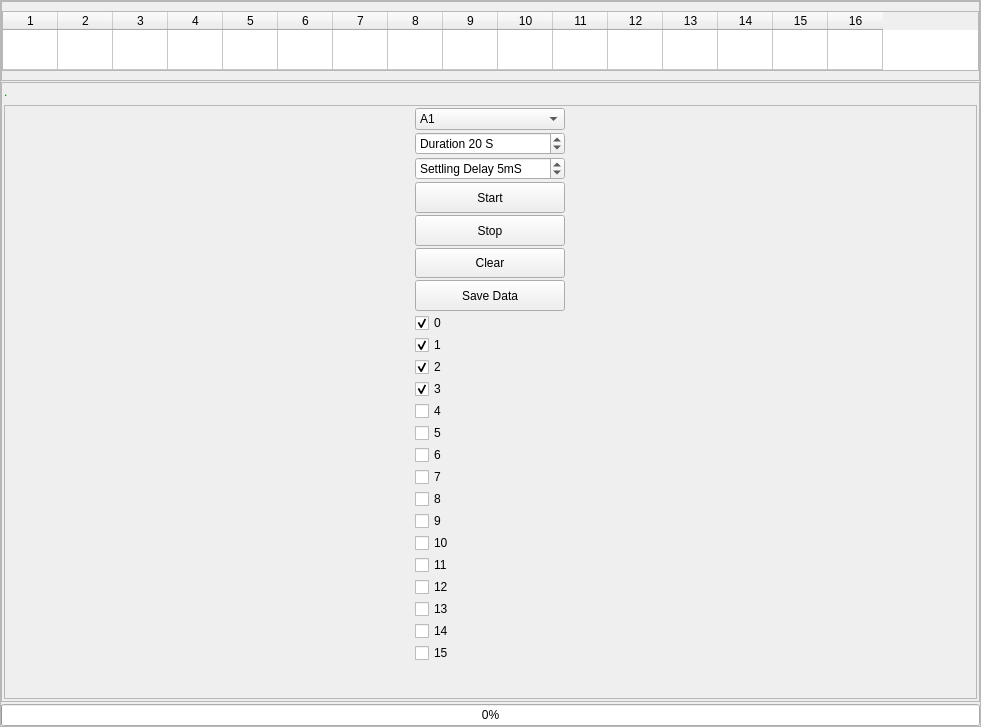
<?xml version="1.0" encoding="UTF-8"?>
<ui version="4.0">
 <class>Form</class>
 <widget class="QWidget" name="Form">
  <property name="geometry">
   <rect>
    <x>0</x>
    <y>0</y>
    <width>981</width>
    <height>727</height>
   </rect>
  </property>
  <property name="windowTitle">
   <string>Form</string>
  </property>
  <layout class="QVBoxLayout" name="verticalLayout">
   <property name="spacing">
    <number>0</number>
   </property>
   <property name="leftMargin">
    <number>0</number>
   </property>
   <property name="topMargin">
    <number>0</number>
   </property>
   <property name="rightMargin">
    <number>0</number>
   </property>
   <property name="bottomMargin">
    <number>0</number>
   </property>
   <item>
    <widget class="QFrame" name="widgetFrameOuter">
     <property name="sizePolicy">
      <sizepolicy hsizetype="Preferred" vsizetype="Preferred">
       <horstretch>0</horstretch>
       <verstretch>0</verstretch>
      </sizepolicy>
     </property>
     <property name="styleSheet">
      <string notr="true"/>
     </property>
     <property name="frameShape">
      <enum>QFrame::StyledPanel</enum>
     </property>
     <property name="frameShadow">
      <enum>QFrame::Raised</enum>
     </property>
     <property name="class" stdset="0">
      <string>PeripheralCollection</string>
     </property>
     <layout class="QVBoxLayout" name="verticalLayout_4">
      <property name="spacing">
       <number>2</number>
      </property>
      <property name="leftMargin">
       <number>0</number>
      </property>
      <property name="topMargin">
       <number>0</number>
      </property>
      <property name="rightMargin">
       <number>0</number>
      </property>
      <property name="bottomMargin">
       <number>0</number>
      </property>
      <item>
       <widget class="QFrame" name="frame_4">
        <layout class="QVBoxLayout" name="verticalLayout_5">
         <property name="spacing">
          <number>1</number>
         </property>
         <property name="leftMargin">
          <number>0</number>
         </property>
         <property name="topMargin">
          <number>0</number>
         </property>
         <property name="rightMargin">
          <number>0</number>
         </property>
         <property name="bottomMargin">
          <number>0</number>
         </property>
         <item>
          <widget class="QFrame" name="frame_5">
           <property name="sizePolicy">
            <sizepolicy hsizetype="Preferred" vsizetype="Maximum">
             <horstretch>0</horstretch>
             <verstretch>0</verstretch>
            </sizepolicy>
           </property>
           <property name="minimumSize">
            <size>
             <width>0</width>
             <height>80</height>
            </size>
           </property>
           <property name="frameShape">
            <enum>QFrame::StyledPanel</enum>
           </property>
           <property name="frameShadow">
            <enum>QFrame::Raised</enum>
           </property>
           <property name="class" stdset="0">
            <string>PeripheralCollectionInner</string>
           </property>
           <layout class="QHBoxLayout" name="horizontalLayout">
            <property name="spacing">
             <number>3</number>
            </property>
            <property name="leftMargin">
             <number>0</number>
            </property>
            <property name="topMargin">
             <number>0</number>
            </property>
            <property name="rightMargin">
             <number>0</number>
            </property>
            <property name="bottomMargin">
             <number>0</number>
            </property>
            <item>
             <widget class="QTableWidget" name="valueTable">
              <property name="maximumSize">
               <size>
                <width>16777215</width>
                <height>60</height>
               </size>
              </property>
              <property name="sizeAdjustPolicy">
               <enum>QAbstractScrollArea::AdjustIgnored</enum>
              </property>
              <property name="selectionMode">
               <enum>QAbstractItemView::NoSelection</enum>
              </property>
              <property name="selectionBehavior">
               <enum>QAbstractItemView::SelectRows</enum>
              </property>
              <property name="rowCount">
               <number>1</number>
              </property>
              <property name="columnCount">
               <number>16</number>
              </property>
              <attribute name="horizontalHeaderMinimumSectionSize">
               <number>55</number>
              </attribute>
              <attribute name="horizontalHeaderDefaultSectionSize">
               <number>55</number>
              </attribute>
              <attribute name="horizontalHeaderHighlightSections">
               <bool>true</bool>
              </attribute>
              <attribute name="horizontalHeaderStretchLastSection">
               <bool>false</bool>
              </attribute>
              <attribute name="verticalHeaderVisible">
               <bool>false</bool>
              </attribute>
              <attribute name="verticalHeaderStretchLastSection">
               <bool>true</bool>
              </attribute>
              <row/>
              <column/>
              <column/>
              <column/>
              <column/>
              <column/>
              <column/>
              <column/>
              <column/>
              <column/>
              <column/>
              <column/>
              <column/>
              <column/>
              <column/>
              <column/>
              <column/>
             </widget>
            </item>
           </layout>
          </widget>
         </item>
         <item>
          <widget class="QFrame" name="frame_6">
           <property name="sizePolicy">
            <sizepolicy hsizetype="Preferred" vsizetype="MinimumExpanding">
             <horstretch>0</horstretch>
             <verstretch>0</verstretch>
            </sizepolicy>
           </property>
           <property name="minimumSize">
            <size>
             <width>0</width>
             <height>50</height>
            </size>
           </property>
           <property name="frameShape">
            <enum>QFrame::StyledPanel</enum>
           </property>
           <property name="frameShadow">
            <enum>QFrame::Raised</enum>
           </property>
           <property name="class" stdset="0">
            <string>PeripheralCollectionInner</string>
           </property>
           <layout class="QGridLayout" name="gridLayout_5">
            <property name="leftMargin">
             <number>2</number>
            </property>
            <property name="topMargin">
             <number>2</number>
            </property>
            <property name="rightMargin">
             <number>2</number>
            </property>
            <property name="bottomMargin">
             <number>2</number>
            </property>
            <property name="horizontalSpacing">
             <number>2</number>
            </property>
            <item row="1" column="0" rowspan="3">
             <widget class="QScrollArea" name="scrollArea">
              <property name="sizePolicy">
               <sizepolicy hsizetype="Expanding" vsizetype="MinimumExpanding">
                <horstretch>0</horstretch>
                <verstretch>0</verstretch>
               </sizepolicy>
              </property>
              <property name="widgetResizable">
               <bool>true</bool>
              </property>
              <widget class="QWidget" name="scrollAreaWidgetContents">
               <property name="geometry">
                <rect>
                 <x>0</x>
                 <y>0</y>
                 <width>957</width>
                 <height>593</height>
                </rect>
               </property>
               <layout class="QGridLayout" name="gridLayout_6">
                <property name="leftMargin">
                 <number>2</number>
                </property>
                <property name="topMargin">
                 <number>2</number>
                </property>
                <property name="rightMargin">
                 <number>2</number>
                </property>
                <property name="bottomMargin">
                 <number>2</number>
                </property>
                <property name="spacing">
                 <number>2</number>
                </property>
                <item row="17" column="0">
                 <widget class="QCheckBox" name="checkBox_10">
                  <property name="text">
                   <string>10</string>
                  </property>
                 </widget>
                </item>
                <item row="5" column="0">
                 <widget class="QPushButton" name="pushButton_7">
                  <property name="sizePolicy">
                   <sizepolicy hsizetype="Maximum" vsizetype="Minimum">
                    <horstretch>0</horstretch>
                    <verstretch>0</verstretch>
                   </sizepolicy>
                  </property>
                  <property name="minimumSize">
                   <size>
                    <width>150</width>
                    <height>25</height>
                   </size>
                  </property>
                  <property name="text">
                   <string>Clear</string>
                  </property>
                 </widget>
                </item>
                <item row="20" column="0">
                 <widget class="QCheckBox" name="checkBox_13">
                  <property name="text">
                   <string>13</string>
                  </property>
                 </widget>
                </item>
                <item row="7" column="0">
                 <widget class="QCheckBox" name="checkBox_0">
                  <property name="text">
                   <string>0</string>
                  </property>
                  <property name="checked">
                   <bool>true</bool>
                  </property>
                 </widget>
                </item>
                <item row="1" column="0">
                 <widget class="QSpinBox" name="durationBox">
                  <property name="suffix">
                   <string> S</string>
                  </property>
                  <property name="prefix">
                   <string>Duration </string>
                  </property>
                  <property name="value">
                   <number>20</number>
                  </property>
                 </widget>
                </item>
                <item row="15" column="0">
                 <widget class="QCheckBox" name="checkBox_8">
                  <property name="text">
                   <string>8</string>
                  </property>
                 </widget>
                </item>
                <item row="11" column="0">
                 <widget class="QCheckBox" name="checkBox_4">
                  <property name="text">
                   <string>4</string>
                  </property>
                 </widget>
                </item>
                <item row="14" column="0">
                 <widget class="QCheckBox" name="checkBox_7">
                  <property name="text">
                   <string>7</string>
                  </property>
                 </widget>
                </item>
                <item row="16" column="0">
                 <widget class="QCheckBox" name="checkBox_9">
                  <property name="text">
                   <string>9</string>
                  </property>
                 </widget>
                </item>
                <item row="3" column="0">
                 <widget class="QPushButton" name="pushButton_4">
                  <property name="sizePolicy">
                   <sizepolicy hsizetype="Maximum" vsizetype="Minimum">
                    <horstretch>0</horstretch>
                    <verstretch>0</verstretch>
                   </sizepolicy>
                  </property>
                  <property name="minimumSize">
                   <size>
                    <width>150</width>
                    <height>25</height>
                   </size>
                  </property>
                  <property name="text">
                   <string>Start</string>
                  </property>
                 </widget>
                </item>
                <item row="18" column="0">
                 <widget class="QCheckBox" name="checkBox_11">
                  <property name="text">
                   <string>11</string>
                  </property>
                 </widget>
                </item>
                <item row="21" column="0">
                 <widget class="QCheckBox" name="checkBox_14">
                  <property name="text">
                   <string>14</string>
                  </property>
                 </widget>
                </item>
                <item row="6" column="0">
                 <widget class="QPushButton" name="pushButton_6">
                  <property name="sizePolicy">
                   <sizepolicy hsizetype="Maximum" vsizetype="Minimum">
                    <horstretch>0</horstretch>
                    <verstretch>0</verstretch>
                   </sizepolicy>
                  </property>
                  <property name="minimumSize">
                   <size>
                    <width>150</width>
                    <height>25</height>
                   </size>
                  </property>
                  <property name="text">
                   <string>Save Data</string>
                  </property>
                 </widget>
                </item>
                <item row="12" column="0">
                 <widget class="QCheckBox" name="checkBox_5">
                  <property name="text">
                   <string>5</string>
                  </property>
                 </widget>
                </item>
                <item row="8" column="0">
                 <widget class="QCheckBox" name="checkBox_1">
                  <property name="text">
                   <string>1</string>
                  </property>
                  <property name="checked">
                   <bool>true</bool>
                  </property>
                 </widget>
                </item>
                <item row="22" column="0">
                 <widget class="QCheckBox" name="checkBox_15">
                  <property name="text">
                   <string>15</string>
                  </property>
                 </widget>
                </item>
                <item row="10" column="0">
                 <widget class="QCheckBox" name="checkBox_3">
                  <property name="text">
                   <string>3</string>
                  </property>
                  <property name="checked">
                   <bool>true</bool>
                  </property>
                 </widget>
                </item>
                <item row="4" column="0">
                 <widget class="QPushButton" name="pushButton_5">
                  <property name="sizePolicy">
                   <sizepolicy hsizetype="Maximum" vsizetype="Minimum">
                    <horstretch>0</horstretch>
                    <verstretch>0</verstretch>
                   </sizepolicy>
                  </property>
                  <property name="minimumSize">
                   <size>
                    <width>150</width>
                    <height>25</height>
                   </size>
                  </property>
                  <property name="text">
                   <string>Stop</string>
                  </property>
                 </widget>
                </item>
                <item row="19" column="0">
                 <widget class="QCheckBox" name="checkBox_12">
                  <property name="text">
                   <string>12</string>
                  </property>
                 </widget>
                </item>
                <item row="13" column="0">
                 <widget class="QCheckBox" name="checkBox_6">
                  <property name="text">
                   <string>6</string>
                  </property>
                 </widget>
                </item>
                <item row="2" column="0">
                 <widget class="QSpinBox" name="settlingBox">
                  <property name="suffix">
                   <string>mS</string>
                  </property>
                  <property name="prefix">
                   <string>Settling Delay </string>
                  </property>
                  <property name="value">
                   <number>5</number>
                  </property>
                 </widget>
                </item>
                <item row="9" column="0">
                 <widget class="QCheckBox" name="checkBox_2">
                  <property name="text">
                   <string>2</string>
                  </property>
                  <property name="checked">
                   <bool>true</bool>
                  </property>
                 </widget>
                </item>
                <item row="0" column="0">
                 <widget class="QComboBox" name="comboBox">
                  <item>
                   <property name="text">
                    <string>A1</string>
                   </property>
                  </item>
                  <item>
                   <property name="text">
                    <string>A2</string>
                   </property>
                  </item>
                  <item>
                   <property name="text">
                    <string>A3</string>
                   </property>
                  </item>
                  <item>
                   <property name="text">
                    <string>ADS1115_UNI_0</string>
                   </property>
                  </item>
                  <item>
                   <property name="text">
                    <string>ADS1115_UNI_1</string>
                   </property>
                  </item>
                  <item>
                   <property name="text">
                    <string>ADS1115_UNI_2</string>
                   </property>
                  </item>
                  <item>
                   <property name="text">
                    <string>ADS1115_UNI_3</string>
                   </property>
                  </item>
                  <item>
                   <property name="text">
                    <string>ADS1115_DIFF_01</string>
                   </property>
                  </item>
                  <item>
                   <property name="text">
                    <string>ADS1115_DIFF_23</string>
                   </property>
                  </item>
                 </widget>
                </item>
                <item row="0" column="1" rowspan="24">
                 <layout class="QGridLayout" name="plot_area"/>
                </item>
               </layout>
              </widget>
             </widget>
            </item>
            <item row="0" column="0">
             <widget class="QLabel" name="msgwin">
              <property name="sizePolicy">
               <sizepolicy hsizetype="Preferred" vsizetype="Maximum">
                <horstretch>0</horstretch>
                <verstretch>0</verstretch>
               </sizepolicy>
              </property>
              <property name="font">
               <font>
                <pointsize>9</pointsize>
               </font>
              </property>
              <property name="styleSheet">
               <string notr="true">QLabel{color:green}</string>
              </property>
              <property name="text">
               <string>.</string>
              </property>
             </widget>
            </item>
           </layout>
          </widget>
         </item>
        </layout>
       </widget>
      </item>
      <item>
       <widget class="QProgressBar" name="progressBar">
        <property name="minimumSize">
         <size>
          <width>150</width>
          <height>0</height>
         </size>
        </property>
        <property name="maximumSize">
         <size>
          <width>16777215</width>
          <height>16777215</height>
         </size>
        </property>
        <property name="value">
         <number>0</number>
        </property>
       </widget>
      </item>
     </layout>
    </widget>
   </item>
  </layout>
 </widget>
 <resources/>
 <connections>
  <connection>
   <sender>pushButton_4</sender>
   <signal>clicked()</signal>
   <receiver>Form</receiver>
   <slot>startLogging()</slot>
   <hints>
    <hint type="sourcelabel">
     <x>22</x>
     <y>189</y>
    </hint>
    <hint type="destinationlabel">
     <x>0</x>
     <y>140</y>
    </hint>
   </hints>
  </connection>
  <connection>
   <sender>pushButton_5</sender>
   <signal>clicked()</signal>
   <receiver>Form</receiver>
   <slot>stopLogging()</slot>
   <hints>
    <hint type="sourcelabel">
     <x>57</x>
     <y>209</y>
    </hint>
    <hint type="destinationlabel">
     <x>0</x>
     <y>168</y>
    </hint>
   </hints>
  </connection>
  <connection>
   <sender>pushButton_7</sender>
   <signal>clicked()</signal>
   <receiver>Form</receiver>
   <slot>clearTraces()</slot>
   <hints>
    <hint type="sourcelabel">
     <x>29</x>
     <y>241</y>
    </hint>
    <hint type="destinationlabel">
     <x>0</x>
     <y>197</y>
    </hint>
   </hints>
  </connection>
  <connection>
   <sender>pushButton_6</sender>
   <signal>clicked()</signal>
   <receiver>Form</receiver>
   <slot>saveTraces()</slot>
   <hints>
    <hint type="sourcelabel">
     <x>42</x>
     <y>272</y>
    </hint>
    <hint type="destinationlabel">
     <x>0</x>
     <y>227</y>
    </hint>
   </hints>
  </connection>
  <connection>
   <sender>comboBox</sender>
   <signal>currentIndexChanged(QString)</signal>
   <receiver>Form</receiver>
   <slot>setADC(QString)</slot>
   <hints>
    <hint type="sourcelabel">
     <x>55</x>
     <y>94</y>
    </hint>
    <hint type="destinationlabel">
     <x>-29</x>
     <y>95</y>
    </hint>
   </hints>
  </connection>
 </connections>
 <slots>
  <slot>startLogging()</slot>
  <slot>stopLogging()</slot>
  <slot>clearTraces()</slot>
  <slot>saveTraces()</slot>
  <slot>slot1()</slot>
  <slot>setADC(QString)</slot>
 </slots>
</ui>
